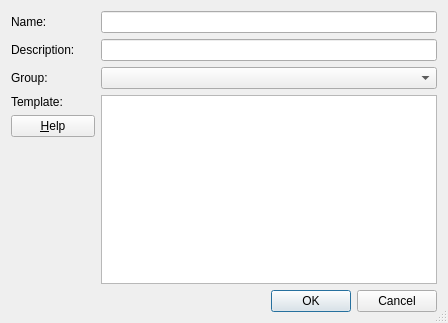
<?xml version="1.0" encoding="UTF-8"?>
<ui version="4.0">
 <class>TemplatePropertiesDialog</class>
 <widget class="QDialog" name="TemplatePropertiesDialog">
  <property name="geometry">
   <rect>
    <x>0</x>
    <y>0</y>
    <width>448</width>
    <height>323</height>
   </rect>
  </property>
  <property name="windowTitle">
   <string>Template Properties</string>
  </property>
  <property name="sizeGripEnabled">
   <bool>true</bool>
  </property>
  <layout class="QVBoxLayout" name="verticalLayout">
   <item>
    <layout class="QGridLayout" name="gridLayout">
     <item row="0" column="0">
      <widget class="QLabel" name="textLabel1">
       <property name="text">
        <string>Name:</string>
       </property>
      </widget>
     </item>
     <item row="0" column="1">
      <widget class="QLineEdit" name="nameEdit">
       <property name="toolTip">
        <string>Enter the name of the template/group. Templates are autocompleted upon this name.</string>
       </property>
      </widget>
     </item>
     <item row="1" column="0">
      <widget class="QLabel" name="descriptionLabel">
       <property name="text">
        <string>Description:</string>
       </property>
      </widget>
     </item>
     <item row="1" column="1">
      <widget class="QLineEdit" name="descriptionEdit">
       <property name="toolTip">
        <string>Enter a description for the template</string>
       </property>
      </widget>
     </item>
     <item row="2" column="0">
      <widget class="QLabel" name="groupLabel">
       <property name="text">
        <string>Group:</string>
       </property>
      </widget>
     </item>
     <item row="2" column="1">
      <widget class="QComboBox" name="groupCombo">
       <property name="toolTip">
        <string/>
       </property>
      </widget>
     </item>
     <item row="3" column="0">
      <widget class="QLabel" name="templateLabel">
       <property name="text">
        <string>Template:</string>
       </property>
       <property name="alignment">
        <set>Qt::AlignTop</set>
       </property>
      </widget>
     </item>
     <item row="3" column="1" rowspan="3">
      <widget class="QTextEdit" name="templateEdit">
       <property name="font">
        <font>
         <family>Monospace</family>
         <pointsize>9</pointsize>
        </font>
       </property>
       <property name="toolTip">
        <string>Enter the text of the template</string>
       </property>
       <property name="whatsThis">
        <string>&lt;b&gt;Template Text&lt;/b&gt;
&lt;p&gt;Enter the template text in this area. Every occurrence of $VAR$ will be replaced
by the associated text when the template is applied.  Predefined variables may be used in the template. The separator character might
be changed via the preferences dialog.&lt;/p&gt;
&lt;p&gt;Press the help button for more information.&lt;/p&gt;</string>
       </property>
       <property name="lineWrapMode">
        <enum>QTextEdit::NoWrap</enum>
       </property>
       <property name="acceptRichText">
        <bool>false</bool>
       </property>
      </widget>
     </item>
     <item row="4" column="0">
      <widget class="QPushButton" name="helpButton">
       <property name="text">
        <string>&amp;Help</string>
       </property>
       <property name="shortcut">
        <string>Alt+H</string>
       </property>
      </widget>
     </item>
     <item row="5" column="0">
      <spacer>
       <property name="orientation">
        <enum>Qt::Vertical</enum>
       </property>
       <property name="sizeType">
        <enum>QSizePolicy::Expanding</enum>
       </property>
       <property name="sizeHint" stdset="0">
        <size>
         <width>84</width>
         <height>98</height>
        </size>
       </property>
      </spacer>
     </item>
    </layout>
   </item>
   <item>
    <widget class="QDialogButtonBox" name="buttonBox">
     <property name="orientation">
      <enum>Qt::Horizontal</enum>
     </property>
     <property name="standardButtons">
      <set>QDialogButtonBox::Cancel|QDialogButtonBox::Ok</set>
     </property>
    </widget>
   </item>
  </layout>
 </widget>
 <pixmapfunction>qPixmapFromMimeSource</pixmapfunction>
 <tabstops>
  <tabstop>nameEdit</tabstop>
  <tabstop>descriptionEdit</tabstop>
  <tabstop>groupCombo</tabstop>
  <tabstop>templateEdit</tabstop>
  <tabstop>helpButton</tabstop>
  <tabstop>buttonBox</tabstop>
 </tabstops>
 <resources/>
 <connections>
  <connection>
   <sender>buttonBox</sender>
   <signal>rejected()</signal>
   <receiver>TemplatePropertiesDialog</receiver>
   <slot>reject()</slot>
   <hints>
    <hint type="sourcelabel">
     <x>80</x>
     <y>307</y>
    </hint>
    <hint type="destinationlabel">
     <x>80</x>
     <y>319</y>
    </hint>
   </hints>
  </connection>
  <connection>
   <sender>buttonBox</sender>
   <signal>accepted()</signal>
   <receiver>TemplatePropertiesDialog</receiver>
   <slot>accept()</slot>
   <hints>
    <hint type="sourcelabel">
     <x>45</x>
     <y>300</y>
    </hint>
    <hint type="destinationlabel">
     <x>41</x>
     <y>324</y>
    </hint>
   </hints>
  </connection>
 </connections>
</ui>
